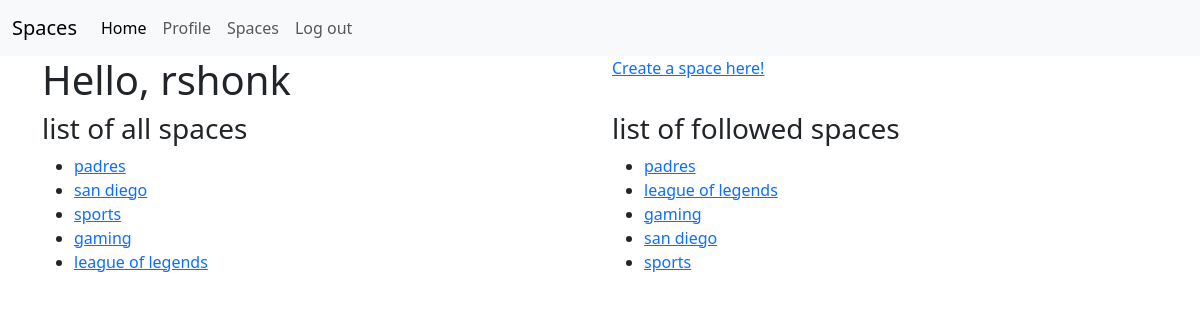
/profile/ (signed in), run on the app's committed database.
### main/models.py (models this page shows)
class Space(models.Model):
    spacename = models.CharField(max_length=25)
    def __str__(self):
        return self.spacename

class UserFollowedSpace(models.Model):
    user = models.ForeignKey(User, on_delete=models.CASCADE)
    spacename = models.CharField(max_length=25)
    def __str__(self):
        return self.spacename

### main/views.py (the view)
# urls.py: path('profile/', views.profile, name='profile'),
def profile(request):
    if request.user.is_authenticated:
        username = request.user
        spaces = Space.objects.all()
        followed_spaces = request.user.userfollowedspace_set.all()
        return render(request, 'main/profile.html', {'username': username, 'spaces': spaces, 'followed_spaces': followed_spaces})

### main/templates/main/profile.html (shortened to what this page needs)
{% extends "./loggedin_base.html" %}
    {% load bootstrap5 %}
{% block content %}
    <div class="row">
        <div class="col">
            <h1>Hello, {{ username }}</h1>
        </div>
        <div class="col">
            <a href="{% url 'main:create_space' %}">Create a space here!</a>
        </div>
    </div>
    <div class="row">
        <div class="col">
            <h3>list of all spaces</h3>
            <ul>
                {% for spacename in spaces %}
                    <li><a href="{% url 'main:space' spacename %}">{{ spacename }}</a></li>
                {% endfor %}
            </ul>
        </div>
        <div class="col">
            <h3>list of followed spaces</h3>
            <ul>
                {% for spacename in followed_spaces %}
                    <li><a href="{% url 'main:space' spacename %}">{{ spacename }}</a></li>
                {% endfor %}
            </ul>
        </div>
    </div>
{% endblock %}

### data on the page
Space: spacename "padres"
Space: spacename "san diego"
Space: spacename "sports"
Space: spacename "gaming"
Space: spacename "league of legends"
UserFollowedSpace: spacename "padres"
UserFollowedSpace: spacename "league of legends"
UserFollowedSpace: spacename "gaming"
UserFollowedSpace: spacename "san diego"
UserFollowedSpace: spacename "sports"

### other printed values
{{ username }} "rshonk"
